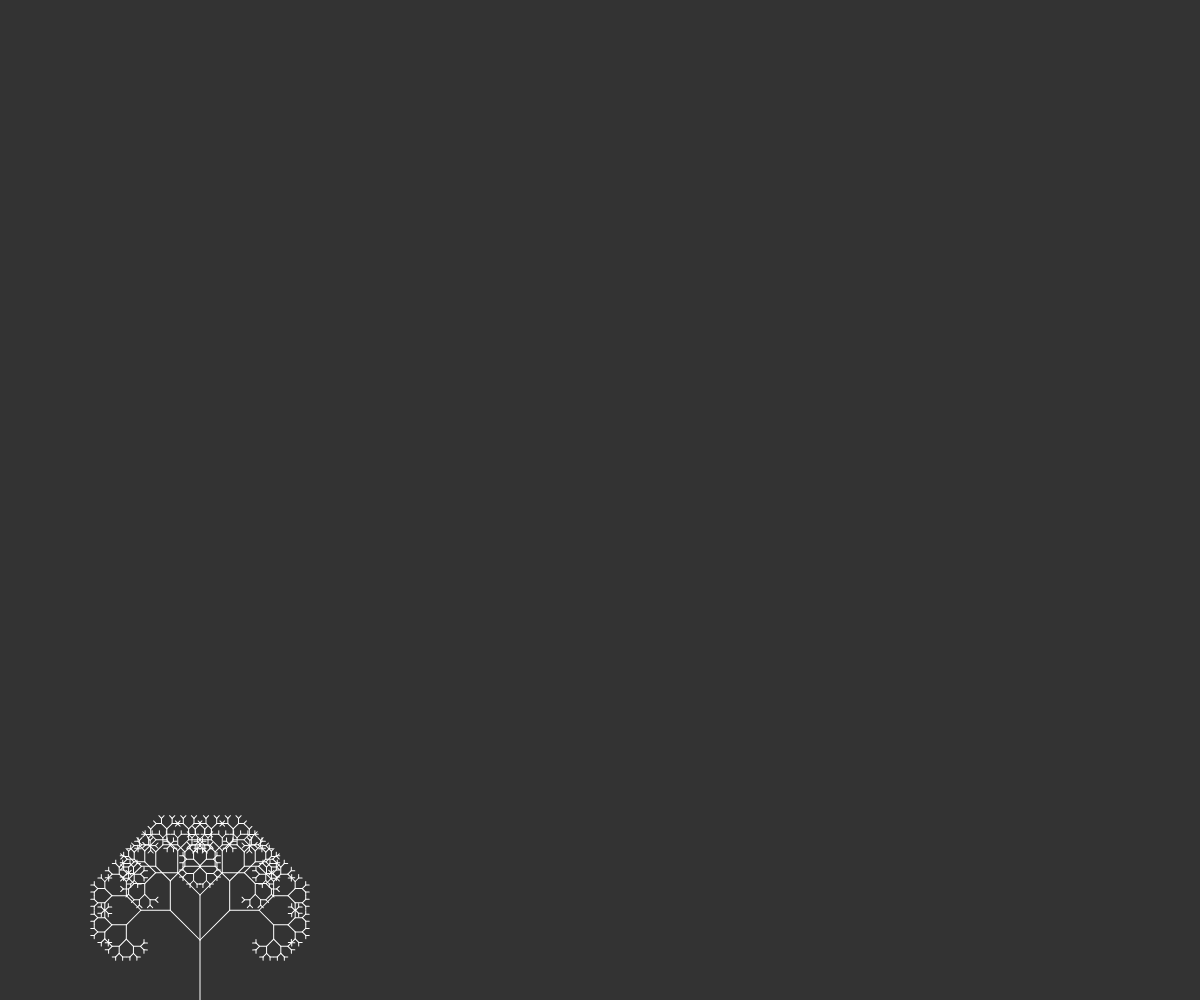
Frame 1 (no input)
Frame 60 (no input): identical to frame 1, image omitted
Frame 120 (the mouse pressed at the canvas centre since frame 60): identical to frame 1, image omitted

The p5.js sketch that drew this single still picture (run headless with seeded random() and noise() and a simulated clock; from frame 60 on, the mouse is pressed at the canvas centre):

// p5.js sketch
// ── sketch.js
var angle = 0;

function    setup() {
    createCanvas(windowWidth, windowHeight);
    slider = createSlider(0, TWO_PI, PI / 4, 0.001);
}

function windowResized() { 
    resizeCanvas(windowWidth, windowHeight);
 }

function    draw() {
    background(51);

    translate(200, windowHeight);
    angle = slider.value();
    stroke(255);
    branch(60);
    branch(45)
}

function    branch(len) {
    line(0, 0, 0, -len)
    translate(0, -len)
    if (len > 4) {
        push();
        rotate(angle);
        branch(len * 0.7)
        pop();
        push();
        rotate(-angle);
        branch(len * 0.7);
        pop();
    }
}
